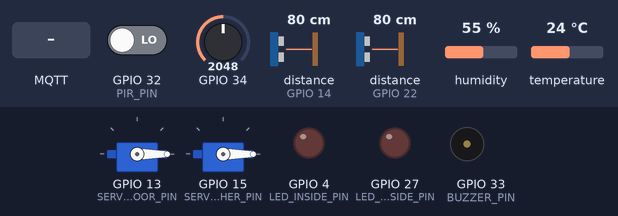
A sketch run on a simulated ESP32. Shown: 2 × servo, output pins drawn as LEDs (lit = HIGH), buzzer (waves = sounding). Wiring (from diagram.json): 2 × ultrasonic range finder: trigger GPIO 12, echo GPIO 14 / trigger GPIO 23, echo GPIO 22. Dashed ring = blinking. The test bench sets the inputs (shaded band); at power-on: GPIO 34 = 2048, GPIO 32 (PIR_PIN) LOW, distance to the obstacle (sensors on GPIO 14, GPIO 22) 80 cm, humidity 55 %, temperature 24 °C. The echo pulse lasts 58.3 µs per cm; WiFi joins after 1.5 s; servers stay silent unless stated; random numbers use the default seed unless the sketch sets one; no MQTT or app messages arrive unless stated; web services answer with replies made up by the test bench; pins used as bus, display or sensor lines are not drawn; what the sketch prints to the serial monitor is not drawn.

Above: at 5.4 s.
5.5 s: GPIO 34 set to 3177
At 16.0 s:
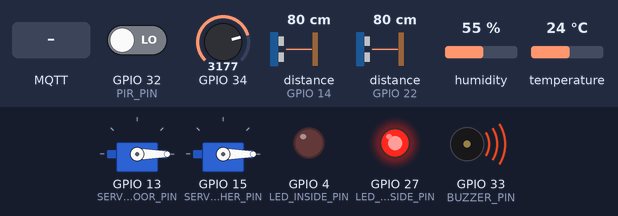
18.1 s: GPIO 34 set to 3292
At 20.9 s:
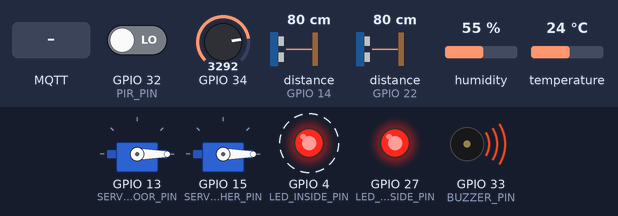
22.6 s: MQTT message "OPEN" arrives on the first subscribed topic
At 26.2 s:
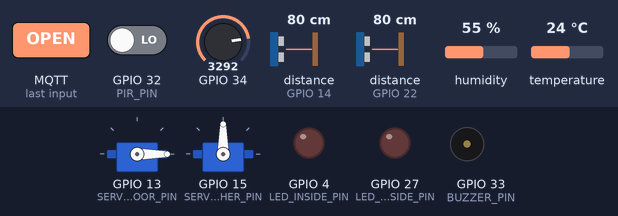
36.1 s: GPIO 32 (PIR_PIN) driven HIGH
At 41.97 s:
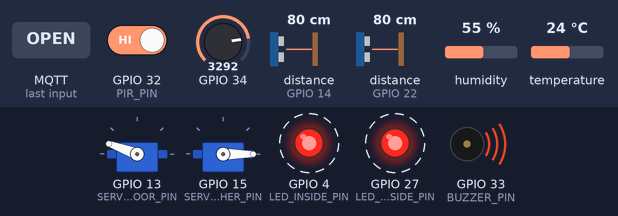
43.3 s: MQTT message "CLOSE" arrives on the first subscribed topic
56.8 s: distance to the obstacle (sensor on GPIO 14) set to 98 cm
68.3 s: distance to the obstacle (sensor on GPIO 14) set to 104 cm
Timing chart, 0 to 82.8 s (numbered marks = the images above; inputs shaded):
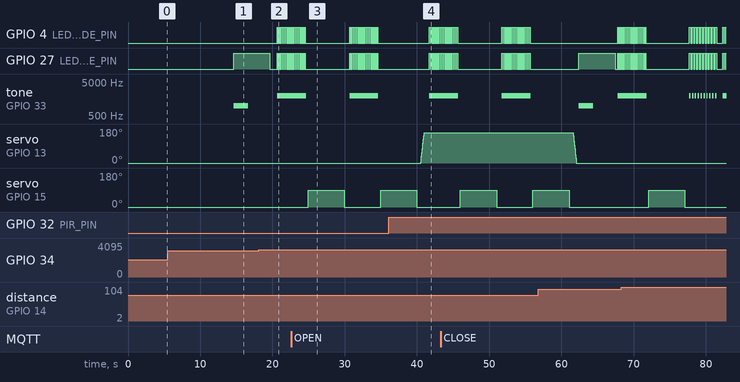

The sketch:

SmartGarage.ino
```cpp
/*
   SMART GARAGE CONTROL SYSTEM
   ESP32 + MQTT + Pushsafer + ThingSpeak
*/

#include <WiFi.h>
#include <PubSubClient.h>
#include "config.h"
#include "SensorModule.h"
#include "PushsaferNotifier.h"
#include "ThingSpeakLogger.h"

// Global Objects
WiFiClient espClient;
PubSubClient mqttClient(espClient);
Servo servoDoor;
Servo servoExtinguisher;
DHTesp dht;
PushsaferNotifier pushNotifier;
ThingSpeakLogger cloudLogger;

// State Variables
DoorState doorState = DOOR_CLOSED;
bool vehicleDetectedOutside = false;
unsigned long vehicleDetectedTime = 0;
unsigned long lastMqttAttempt = 0;
unsigned long lastSensorRead = 0;
unsigned long lastThingSpeakUpload = 0;
unsigned long lastDistanceCheck = 0;
SensorData currentSensorData;
AlarmState alarmState = ALARM_OFF;

// Function Prototypes
void connectWiFi();
void connectMQTT();
void mqttCallback(char* topic, byte* payload, unsigned int length);
void checkVehicleDetection();
void checkFireDetection();
void checkIntrusionDetection();
void handleDoorControl();
void publishSensorData(const SensorData& data);

void setup() {
  Serial.begin(9600);
  delay(1000);

  printWelcomeBanner();

  // Initialize hardware
  Serial.println("⚙️ Initializing hardware...");
  initializeGPIO();

  servoDoor.attach(SERVO_DOOR_PIN);
  servoExtinguisher.attach(SERVO_EXTINGUISHER_PIN);
  servoDoor.write(0);
  servoExtinguisher.write(0);
  Serial.println("  ✓Servos initialized");

  dht.setup(DHT_PIN, DHTesp::DHT22);
  Serial.println("  ✓DHT22 initialized");

  // Connect WiFi
  connectWiFi();

  // Initialize MQTT
  mqttClient.setServer(MQTT_SERVER, MQTT_PORT);
  mqttClient.setCallback(mqttCallback);
  Serial.println("  ✓MQTT configured");

  // Initialize Pushsafer
  pushNotifier.begin();
  if (pushNotifier.isReady()) {
    pushNotifier.sendSystemOnline();
  }

  // Initialize ThingSpeak
  cloudLogger.begin(THINGSPEAK_API_KEY);

  Serial.println("\n========================================");
  Serial.println("SYSTEM READY!");
  Serial.println("========================================\n");

  delay(1000);
}

void loop() {
  unsigned long now = millis();

  //handleAlarm Manual
  handleAlarm();

  // MQTT connection
  if (!mqttClient.connected()) {
    if (now - lastMqttAttempt > MQTT_RETRY_INTERVAL) {
      lastMqttAttempt = now;
      connectMQTT();
    }
  } else {
    mqttClient.loop();
  }

  // Check vehicle detection
  if (now - lastDistanceCheck >= DISTANCE_CHECK_INTERVAL) {
    lastDistanceCheck = now;
    checkVehicleDetection();
  }

  // Read sensors periodically
  if (now - lastSensorRead >= SENSOR_READ_INTERVAL) {
    lastSensorRead = now;

    currentSensorData = readAllSensors(dht);
    printSensorData(currentSensorData);

    publishSensorData(currentSensorData);

    checkFireDetection();
    checkIntrusionDetection();
  }

  // Upload to ThingSpeak
  if (now - lastThingSpeakUpload >= THINGSPEAK_INTERVAL) {
    lastThingSpeakUpload = now;
    cloudLogger.uploadSensorData(currentSensorData);
  }

  // Handle door state
  handleDoorControl();

  delay(10);
}

// WiFi Connection
void connectWiFi() {
  Serial.print("Connecting to WiFi");
  WiFi.begin(WIFI_SSID, WIFI_PASSWORD);

  int attempts = 0;
  while (WiFi.status() != WL_CONNECTED && attempts < 20) {
    delay(500);
    Serial.print(".");
    attempts++;
  }

  if (WiFi.status() == WL_CONNECTED) {
    Serial.println(" connected!");
    Serial.print("  IP: ");
    Serial.println(WiFi.localIP());
  } else {
    Serial.println(" FAILED!");
  }
}

// MQTT Connection
void connectMQTT() {
  if (WiFi.status() != WL_CONNECTED) return;

  Serial.print("Connecting to MQTT...");
  String clientId = "ESP32-Garage-" + String(random(0xffff), HEX);

  if (mqttClient.connect(clientId.c_str())) {
    Serial.println(" connected!");

    mqttClient.subscribe(TOPIC_DOOR_CMD);
    mqttClient.subscribe(TOPIC_ALARM_CMD);

    Serial.println("  Subscribed to control topics");

    mqttClient.publish(TOPIC_DOOR_STATUS, "CLOSED");
  } else {
    Serial.print(" failed, rc=");
    Serial.println(mqttClient.state());
  }
}

// MQTT Callback
void mqttCallback(char* topic, byte* payload, unsigned int length) {
  String message = "";
  for (unsigned int i = 0; i < length; i++) {
    message += (char)payload[i];
  }

  Serial.print("MQTT [");
  Serial.print(topic);
  Serial.print("]: ");
  Serial.println(message);

  // Door control
  if (String(topic) == TOPIC_DOOR_CMD) {
    if (message == "OPEN") {
      doorState = DOOR_OPENING;
      Serial.println("-> Door command: OPEN");
    } else if (message == "CLOSE") {
      doorState = DOOR_CLOSING;
      Serial.println("-> Door command: CLOSE");
    }
  }

  // Alarm control
  if (String(topic) == TOPIC_ALARM_CMD) {
    if (message == "ON") {
      alarmState = ALARM_ON;
      mqttClient.publish(TOPIC_ALARM_STATUS, "ON");
      pushNotifier.sendAlarmActivated("Manual activation");
      Serial.println("-> Alarm: ON");
    } else if (message == "OFF") {
      digitalWrite(LED_INSIDE_PIN, false);
      digitalWrite(LED_OUTSIDE_PIN, false);
      noTone(BUZZER_PIN);
      mqttClient.publish(TOPIC_ALARM_STATUS, "OFF");
      pushNotifier.sendAlarmDeactivated("Manual");
      Serial.println("-> Alarm: OFF");
      alarmState = ALARM_OFF;
    }
  }
}

// Vehicle Detection
void checkVehicleDetection() {
  float distance = readUltrasonic(ECHO_OUTSIDE_PIN, TRIG_OUTSIDE_PIN);

  if (distance < VEHICLE_DETECT_DISTANCE) {
    if (!vehicleDetectedOutside) {
      vehicleDetectedOutside = true;
      vehicleDetectedTime = millis();

      Serial.println("\n========================================");
      Serial.print("🚗 VEHICLE DETECTED: ");
      Serial.print(distance, 1);
      Serial.println(" cm");
      Serial.println("========================================");

      pushNotifier.sendVehicleDetected(distance);
      cloudLogger.uploadEvent("VEHICLE_DETECTED", String(distance, 1));
      mqttClient.publish(TOPIC_VEHICLE_DETECTED, "true");
    }

    // Check timeout
    if (millis() - vehicleDetectedTime > WAIT_RESPONSE_TIME) {
      if (doorState == DOOR_CLOSED) {
        Serial.println("\n⚠️ NO RESPONSE - ACTIVATING ALERT");
        digitalWrite(LED_OUTSIDE_PIN, true);
        tone(BUZZER_PIN, 1000, 2000);

        delay(5000);
        digitalWrite(LED_OUTSIDE_PIN, false);
        vehicleDetectedOutside = false;
        mqttClient.publish(TOPIC_VEHICLE_DETECTED, "false");
      }
    }
  } else {
    if (vehicleDetectedOutside) {
      vehicleDetectedOutside = false;
      mqttClient.publish(TOPIC_VEHICLE_DETECTED, "false");
    }
  }
}

// Fire Detection
void checkFireDetection() {
  if (currentSensorData.temperatureDHT > TEMP_CRITICAL_THRESHOLD ||
      currentSensorData.smokeLevel > SMOKE_CRITICAL_THRESHOLD) {

    Serial.println("\n========================================");
    Serial.println("🔥 FIRE DETECTED!");
    Serial.println("========================================");

    alarmState = ALARM_FIRE;

    // LED alert
    for (int i = 0; i < 20; i++) {
      digitalWrite(LED_INSIDE_PIN, true);
      digitalWrite(LED_OUTSIDE_PIN, true);
      tone(BUZZER_PIN, 2000, 200);
      delay(100);
      digitalWrite(LED_INSIDE_PIN, false);
      digitalWrite(LED_OUTSIDE_PIN, false);
      delay(100);
    }

    // Send emergency notification
    mqttClient.publish(TOPIC_ALARM_STATUS, "FIRE_DETECTED");


    pushNotifier.sendFireAlert(
      currentSensorData.temperatureDHT,
      currentSensorData.smokeLevel,
      currentSensorData.humidity
    );

    // Activate fire extinguisher
    Serial.println("ACTIVATING FIRE EXTINGUISHER SERVO...");
    servoExtinguisher.write(90);
    delay(5000);
    servoExtinguisher.write(0);
    Serial.println("Fire extinguisher servo deactivated");

    // Send extinguisher notification
    pushNotifier.send("Fire Extinguisher Activated",
                      "Servo chữa cháy đã được kích hoạt tự động",
                      PRIORITY_EMERGENCY);

    cloudLogger.uploadEvent("FIRE_ALERT", "CRITICAL");


  }
  else if (currentSensorData.temperatureDHT > TEMP_WARNING_THRESHOLD ||
           currentSensorData.smokeLevel > SMOKE_WARNING_THRESHOLD) {

    // Warning level
    if (currentSensorData.temperatureDHT > TEMP_WARNING_THRESHOLD) {
      pushNotifier.sendHighTemperature(currentSensorData.temperatureDHT);
    }

    if (currentSensorData.smokeLevel > SMOKE_WARNING_THRESHOLD) {
      pushNotifier.sendHighSmoke(currentSensorData.smokeLevel);
    }
  }
  else if (alarmState == ALARM_FIRE &&
           currentSensorData.temperatureDHT < TEMP_WARNING_THRESHOLD &&
           currentSensorData.smokeLevel < SMOKE_WARNING_THRESHOLD) {
    alarmState = ALARM_OFF;
    mqttClient.publish(TOPIC_ALARM_STATUS, "OFF");
  }
}

// Intrusion Detection
void checkIntrusionDetection() {
  if (doorState == DOOR_CLOSED &&
      currentSensorData.pirMotion) {

    Serial.println("\n========================================");
    Serial.println("🚨 INTRUSION DETECTED!");
    Serial.println("========================================");

    alarmState = ALARM_INTRUSION;

    // Activate alarm
    for (int i = 0; i < 10; i++) {
      digitalWrite(LED_INSIDE_PIN, true);
      digitalWrite(LED_OUTSIDE_PIN, true);
      tone(BUZZER_PIN, 2000, 200);
      delay(200);
      digitalWrite(LED_INSIDE_PIN, false);
      digitalWrite(LED_OUTSIDE_PIN, false);
      delay(200);
    }
    mqttClient.publish(TOPIC_ALARM_STATUS, "INTRUSION_DETECTED");
    pushNotifier.sendIntrusionAlert(true, true);
    cloudLogger.uploadEvent("INTRUSION", "CRITICAL");

  }
  else if (alarmState == ALARM_INTRUSION &&
           !currentSensorData.pirMotion) {
    alarmState = ALARM_OFF;
    mqttClient.publish(TOPIC_ALARM_STATUS, "OFF");
  }
}

// Alarm Control
unsigned long lastBlink = 0;
bool blinkState = false;

void handleAlarm() {
  if (alarmState != ALARM_ON) return;

  unsigned long now = millis();

  if (now - lastBlink >= 200) {
    lastBlink = now;
    blinkState = !blinkState;

    digitalWrite(LED_INSIDE_PIN, blinkState);
    digitalWrite(LED_OUTSIDE_PIN, blinkState);

    if (blinkState)
      tone(BUZZER_PIN, 2000);
    else
      noTone(BUZZER_PIN);
  }
}


// Door Control
void handleDoorControl() {
  static DoorState lastState = DOOR_CLOSED;

  if (doorState != lastState) {
    switch (doorState) {
      case DOOR_OPENING:
        openDoor(servoDoor);
        doorState = DOOR_OPEN;
        mqttClient.publish(TOPIC_DOOR_STATUS, "OPENED");
        cloudLogger.uploadEvent("DOOR", "OPENED");
        pushNotifier.sendDoorOpened("User command");
        break;

      case DOOR_CLOSING:
        closeDoor(servoDoor);
        doorState = DOOR_CLOSED;
        mqttClient.publish(TOPIC_DOOR_STATUS, "CLOSED");
        cloudLogger.uploadEvent("DOOR", "CLOSED");
        pushNotifier.sendDoorClosed("User command");
        break;

      default:
        break;
    }

    lastState = doorState;
  }
}

// Publish Sensor Data to MQTT
void publishSensorData(const SensorData& data) {
  if (!mqttClient.connected()) return;

  mqttClient.publish(TOPIC_TEMPERATURE, String(data.temperatureDHT, 1).c_str());
  mqttClient.publish(TOPIC_HUMIDITY, String(data.humidity, 1).c_str());
  mqttClient.publish(TOPIC_SMOKE, String(data.smokeLevel).c_str());
  mqttClient.publish(TOPIC_DISTANCE_OUT, String(data.distanceOutside, 1).c_str());
  mqttClient.publish(TOPIC_DISTANCE_IN, String(data.distanceInside, 1).c_str());
  mqttClient.publish(TOPIC_PIR, data.pirMotion ? "DETECTED" : "CLEAR");
}

// Initialize GPIO
void initializeGPIO() {
  pinMode(TRIG_OUTSIDE_PIN, OUTPUT);
  pinMode(ECHO_OUTSIDE_PIN, INPUT);
  pinMode(TRIG_INSIDE_PIN, OUTPUT);
  pinMode(ECHO_INSIDE_PIN, INPUT);

  pinMode(LED_OUTSIDE_PIN, OUTPUT);
  pinMode(LED_INSIDE_PIN, OUTPUT);
  pinMode(BUZZER_PIN, OUTPUT);
  pinMode(PIR_PIN, INPUT);

  digitalWrite(LED_OUTSIDE_PIN, LOW);
  digitalWrite(LED_INSIDE_PIN, LOW);
  digitalWrite(BUZZER_PIN, LOW);

  Serial.println("  GPIO initialized");
}

// Print Welcome Banner
void printWelcomeBanner() {
  Serial.println("\n\n");
  Serial.println("========================================");
  Serial.println("SMART GARAGE CONTROL SYSTEM");
  Serial.println("ESP32 + IoT Integration");
  Serial.println("========================================");
  Serial.println();
}
```

PushsaferNotifier.h
```cpp
// PushsaferNotifier.h
#ifndef PUSHSAFER_NOTIFIER_H
#define PUSHSAFER_NOTIFIER_H

#include <Arduino.h>
#include "config.h"

// ============================================
// PRIORITY LEVELS
// ============================================

#define PRIORITY_LOW       -1  // Không âm thanh
#define PRIORITY_NORMAL     0  // Âm thanh mặc định
#define PRIORITY_HIGH       1  // Âm thanh cao hơn
#define PRIORITY_EMERGENCY  2  // Yêu cầu acknowledge, retry

// ============================================
// SOUNDS (0-62)
// ============================================

#define SOUND_SILENT        0
#define SOUND_AHEM          1
#define SOUND_ALARM         8
#define SOUND_SIREN        24
#define SOUND_POSITIVE      4

// ============================================
// ICONS (1-181)
// ============================================

#define ICON_INFO           1
#define ICON_WARNING        2
#define ICON_ERROR          3
#define ICON_SUCCESS        4
#define ICON_HOME          33
#define ICON_FIRE          62
#define ICON_SECURITY      96
#define ICON_CAR          139

// ============================================
// VIBRATION (1-3)
// ============================================

#define VIBRATION_LOW       1
#define VIBRATION_MEDIUM    2
#define VIBRATION_HIGH      3

// ============================================
// STRUCT NOTIFICATION
// ============================================

struct PushNotification {
    String title;
    String message;
    int priority;
    int sound;
    int icon;
    String iconColor;
    int vibration;
    int timeToLive;      // minutes (0 = no expire)
    int retry;           // seconds (for priority 2)
    int expire;          // seconds (for priority 2)
    String device;       // "a" = all devices
};

// ============================================
// CLASS PUSHSAFER NOTIFIER
// ============================================

class PushsaferNotifier {
private:
    String apiKey;
    String apiUrl;
    bool initialized;
    unsigned long lastSendTime;
    int sendCount;

    // Build POST data từ struct
    String buildPostData(PushNotification notification);

    // URL encode helper
    String urlEncode(String str);

    // Send HTTP POST request
    bool sendHTTPRequest(String postData);

public:
    // Constructor
    PushsaferNotifier();
    PushsaferNotifier(String key);

    // Khởi tạo
    void begin();
    void begin(String key);

    // Kiểm tra ready
    bool isReady();

    // ============================================
    // HÀM GỬI CƠ BẢN
    // ============================================

    // Gửi notification đơn giản
    bool send(String title, String message);

    // Gửi với priority
    bool send(String title, String message, int priority);

    // Gửi đầy đủ tham số
    bool sendNotification(PushNotification notification);

    // ============================================
    // GARAGE NOTIFICATIONS - CRITICAL (Priority 2)
    // ============================================

    // Đột nhập
    bool sendIntrusionAlert(bool pirDetected, bool ultrasonicDetected);

    // Hỏa hoạn
    bool sendFireAlert(float temperature, int smokeLevel, float humidity);

    // ============================================
    // GARAGE NOTIFICATIONS - HIGH PRIORITY (Priority 1)
    // ============================================

    // Phát hiện xe trước cửa
    bool sendVehicleDetected(float distance);

    // Cảnh báo nhiệt độ cao
    bool sendHighTemperature(float temperature);

    // Cảnh báo khói cao
    bool sendHighSmoke(int smokeLevel);

    // Báo động bật
    bool sendAlarmActivated(const char* reason);

    // ============================================
    // GARAGE NOTIFICATIONS - NORMAL PRIORITY (Priority 0)
    // ============================================

    // Cửa mở
    bool sendDoorOpened(const char* reason);

    // Cửa đóng
    bool sendDoorClosed(const char* reason);

    // Báo động tắt
    bool sendAlarmDeactivated(const char* source);

    // ============================================
    // GARAGE NOTIFICATIONS - LOW PRIORITY (Priority -1)
    // ============================================

    // Hệ thống online
    bool sendSystemOnline();

    // ============================================
    // TIỆN ÍCH
    // ============================================

    // Gửi test notification
    bool sendTest();

    // Lấy số lượng notification đã gửi
    int getSendCount();

    // Reset counter
    void resetCounter();
};

#endif
```

SensorModule.h
```cpp
// SensorModule.h
#ifndef SENSOR_MODULE_H
#define SENSOR_MODULE_H

#include <Arduino.h>
#include <ESP32Servo.h>
#include <DHTesp.h>
#include "config.h"

// ============================================
// SENSOR DATA STRUCTURE
// ============================================
struct SensorData {
  float temperatureDHT;
  float humidity;
  int smokeLevel;
  float distanceOutside;
  float distanceInside;
  bool pirMotion;
  unsigned long timestamp;
};

// ============================================
// FUNCTION DECLARATIONS
// ============================================

// Ultrasonic Sensor
float readUltrasonic(int echoPin, int trigPin);

// PIR Motion Sensor
bool readPIR(int pirPin);

// Gas/Smoke Sensor
int readGasSensor(int gasPin);

// Temperature Sensor (DS18B20 analog)
float readTemperatureSensor(int tempPin);

// Servo Control
void moveDoorServo(Servo& servo, int angle);
void openDoor(Servo& servo);
void closeDoor(Servo& servo);

// Read All Sensors
SensorData readAllSensors(DHTesp& dht);

// Print Sensor Data
void printSensorData(const SensorData& data);

#endif
```

ThingSpeakLogger.h
```cpp
// ThingSpeakLogger.h
#ifndef THINGSPEAK_LOGGER_H
#define THINGSPEAK_LOGGER_H

#include <Arduino.h>
#include <WiFi.h>
#include <HTTPClient.h>
#include "config.h"
#include "SensorModule.h"

class ThingSpeakLogger {
private:
  String apiKey;
  String serverUrl;
  unsigned long lastUploadTime;
  int uploadCount;

public:
  ThingSpeakLogger();
  void begin(String key);
  bool uploadSensorData(const SensorData& data);
  bool uploadEvent(String eventType, String eventData);
  int getUploadCount();
  void resetCounter();
};

#endif
```

Source omitted: PushsaferNotifier.cpp (13400 bytes), SensorModule.cpp (3071 bytes), ThingSpeakLogger.cpp (4275 bytes), config.h (3208 bytes)

Measured:
- the behaviour switches between 3236 and 3237 on GPIO 34 (found by bisection; images 1 and 2)
- after the input at 18.1 s, GPIO 4 (LED_INSIDE_PIN): alternates HIGH for 0.10 s and LOW for 0.10 s, starting after 2.6 s; tone on GPIO 33 (BUZZER_PIN): silent → 2000 Hz after 2.6 s
